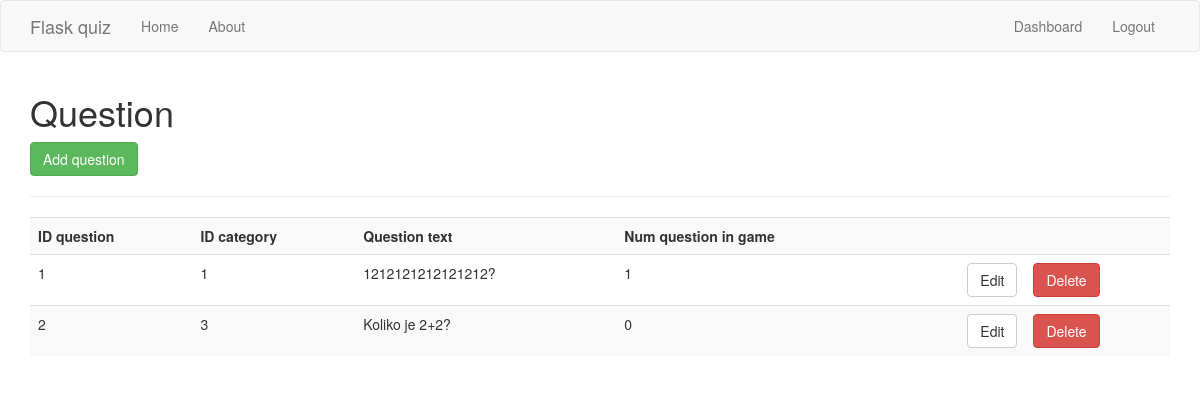
Page /question (signed in) on the earlier database version.
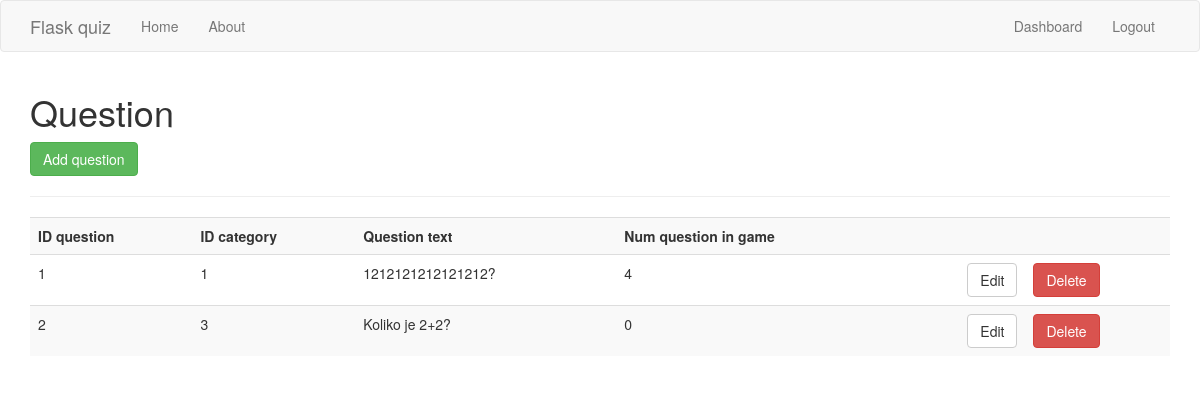
Same page on the later database version.
### app/models.py (models this page shows)
class Question(db.Model):
    id_question = db.Column(db.Integer, primary_key=True)
    id_category = db.Column(db.Integer, db.ForeignKey('category.id_category'))
    question_text = db.Column(db.String(256))
    num_question_in_game = db.Column(db.Integer)

### app/routes.py (the view)
@app.route('/question', methods=['GET', 'POST'])
@is_logged_in
def question():
    try:
        conn = sqlite3.connect("quiz.db")
    except Error as e:
        print(e)
    cur = conn.cursor()
    result = cur.execute("SELECT * FROM question")
    questions = cur.fetchall()
    if result:
        return render_template('question.html', questions=questions)
    else:
        msg = 'No question Found'
        return render_template('dashboard.html', msg=msg)
    cur.close()

### app/routes.py (called while the page is built)
def is_logged_in(f):
    @wraps(f)
    def wrap(*args, **kwargs):
        if 'logged_in' in session:
            return f(*args, **kwargs)
        else:
            flash('Unauthorized, Please login', 'danger')
            return redirect(url_for('login'))
    return wrap

### app/templates/question.html (shortened to what this page needs)
{% extends "layout.html" %}
{% block body %}
  <h1>Question</h1>
  <a class="btn btn-success" href="/question_add">Add question</a>
  <hr>
  <table class="table table-striped">
    <tr>
      <th>ID question</th>
      <th>ID category</th>
      <th>Question text</th>
      <th>Num question in game</th>
      <th></th>
      <th></th>
    </tr>
    {% for question in questions %}
      <tr>
        <td>{{question[0]}}</td>
        <td>{{question[1]}}</td>
        <td>{{question[2]}}</td>
        <td>{{question[3]}}</td>
        <td><a href="question_edit/{{question[0]}}" class="btn btn-default pull-right">Edit</a></td>
        <td>
          <form action="{{url_for('question_delete', id=question[0])}}" method="post">
            <input type="submit" value="Delete" class="btn btn-danger">
          </form>
        </td>
      </tr>
    {% endfor %}
  </table>
{% endblock %}

### app/templates/layout.html (shortened to what this page needs)
<!DOCTYPE html>
<html>
  <head>
    <link rel="stylesheet" href="https://maxcdn.bootstrapcdn.com/bootstrap/3.3.7/css/bootstrap.min.css">
  </head>
  <body>
    {% include 'includes/_navbar.html' %}
    <div class="container">
      {% block body %}{% endblock %}
    </div>
  </body>
</html>

### app/templates/includes/_navbar.html (shortened to what this page needs)
<nav class="navbar navbar-default">
      <div class="container">
        <div class="navbar-header">
          <a class="navbar-brand" href="#">Flask quiz</a>
        </div>
        <div id="navbar" class="collapse navbar-collapse">
          <ul class="nav navbar-nav">
            <li><a href="/">Home</a></li>
            <li><a href="/about">About</a></li>
          </ul>
          <ul class="nav navbar-nav navbar-right">
            {% if session.logged_in %}
              <li><a href="/dashboard">Dashboard</a></li>
              <li><a href="/logout">Logout</a></li>
            {% else %}
              <li><a href="/register">Register</a></li>
              <li><a href="/login">Login</a></li>
            {% endif %}
          </ul>
        </div>
      </div>
    </nav>

Differences in the rows shown:
changed Question id 1: num_question_in_game "1" → "4"
